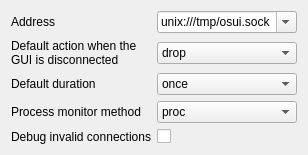
          <widget class="QWidget" name="tabWidgetPage1">
           <attribute name="title">
            <string>General</string>
           </attribute>
           <layout class="QGridLayout" name="gridLayout_10">
            <item row="1" column="1">
             <widget class="QComboBox" name="comboNodeAction">
              <property name="editable">
               <bool>false</bool>
              </property>
              <item>
               <property name="text">
                <string>drop</string>
               </property>
               <property name="icon">
                <iconset theme="emblem-important">
                 <normaloff>../../../../../../../../../../../../../../../../../../../../../../../../../../../../../../../../../../../../../../../../../../../../../../../../../../../../../../.designer/backup</normaloff>../../../../../../../../../../../../../../../../../../../../../../../../../../../../../../../../../../../../../../../../../../../../../../../../../../../../../../.designer/backup</iconset>
               </property>
              </item>
              <item>
               <property name="text">
                <string>allow</string>
               </property>
               <property name="icon">
                <iconset theme="emblem-default">
                 <normaloff>../../../../../../../../../../../../../../../../../../../../../../../../../../../../../../../../../../../../../../../../../../../../../../../../../../../../../../.designer/backup</normaloff>../../../../../../../../../../../../../../../../../../../../../../../../../../../../../../../../../../../../../../../../../../../../../../../../../../../../../../.designer/backup</iconset>
               </property>
              </item>
              <item>
               <property name="text">
                <string>reject</string>
               </property>
               <property name="icon">
                <iconset theme="window-close"/>
               </property>
              </item>
             </widget>
            </item>
            <item row="0" column="0">
             <widget class="QLabel" name="label_15">
              <property name="toolTip">
               <string>&lt;html&gt;&lt;head/&gt;&lt;body&gt;&lt;p&gt;Address of the node.&lt;/p&gt;&lt;p&gt;Default: unix:///tmp/osui.sock (unix:// is mandatory if it is a Unix socket)&lt;/p&gt;&lt;p&gt;It can also be an IP address with the port: 127.0.0.1:50051&lt;/p&gt;&lt;/body&gt;&lt;/html&gt;</string>
              </property>
              <property name="text">
               <string>Address</string>
              </property>
             </widget>
            </item>
            <item row="2" column="1">
             <widget class="QComboBox" name="comboNodeDuration">
              <item>
               <property name="text">
                <string>once</string>
               </property>
              </item>
              <item>
               <property name="text">
                <string>until restart</string>
               </property>
              </item>
              <item>
               <property name="text">
                <string>always</string>
               </property>
              </item>
             </widget>
            </item>
            <item row="2" column="0">
             <widget class="QLabel" name="labelNodeDuration">
              <property name="toolTip">
               <string>&lt;html&gt;&lt;head/&gt;&lt;body&gt;&lt;p&gt;The default duration will take place when there is no UI connected.&lt;/p&gt;&lt;/body&gt;&lt;/html&gt;</string>
              </property>
              <property name="text">
               <string>Default duration</string>
              </property>
             </widget>
            </item>
            <item row="1" column="0">
             <widget class="QLabel" name="label_10">
              <property name="toolTip">
               <string>&lt;html&gt;&lt;head/&gt;&lt;body&gt;&lt;p&gt;The default action will be applied to new outbound connections in two scenarios:&lt;/p&gt;&lt;p&gt;when the daemon is not connected to the UI, or when there is a pop-up running.&lt;/p&gt;&lt;/body&gt;&lt;/html&gt;</string>
              </property>
              <property name="text">
               <string>Default action when the GUI is disconnected</string>
              </property>
              <property name="wordWrap">
               <bool>true</bool>
              </property>
             </widget>
            </item>
            <item row="4" column="1">
             <widget class="QCheckBox" name="checkInterceptUnknown">
              <property name="text">
               <string/>
              </property>
             </widget>
            </item>
            <item row="3" column="1">
             <widget class="QComboBox" name="comboNodeMonitorMethod">
              <property name="accessibleDescription">
               <string notr="true"/>
              </property>
              <item>
               <property name="text">
                <string notr="true">proc</string>
               </property>
              </item>
              <item>
               <property name="text">
                <string notr="true">ebpf</string>
               </property>
              </item>
              <item>
               <property name="text">
                <string notr="true">audit</string>
               </property>
              </item>
             </widget>
            </item>
            <item row="0" column="1">
             <widget class="QComboBox" name="comboNodeAddress">
              <property name="editable">
               <bool>true</bool>
              </property>
              <item>
               <property name="text">
                <string>unix:///tmp/osui.sock</string>
               </property>
              </item>
             </widget>
            </item>
            <item row="4" column="0">
             <widget class="QLabel" name="label_12">
              <property name="toolTip">
               <string>&lt;html&gt;&lt;head/&gt;&lt;body&gt;&lt;p&gt;If checked, OpenSnitch will prompt you to allow or deny connections that do not have an associated PID, due to several reasons, mostly due to bad state connections.&lt;/p&gt;&lt;p&gt;The pop-up dialog will only contain information about the network connection.&lt;/p&gt;&lt;p&gt;There are some scenarios where these are valid connections though, like when establishing a VPN using WireGuard.&lt;/p&gt;&lt;/body&gt;&lt;/html&gt;</string>
              </property>
              <property name="text">
               <string>Debug invalid connections</string>
              </property>
             </widget>
            </item>
            <item row="3" column="0">
             <widget class="QLabel" name="label_13">
              <property name="text">
               <string>Process monitor method</string>
              </property>
             </widget>
            </item>
           </layout>
          </widget>
